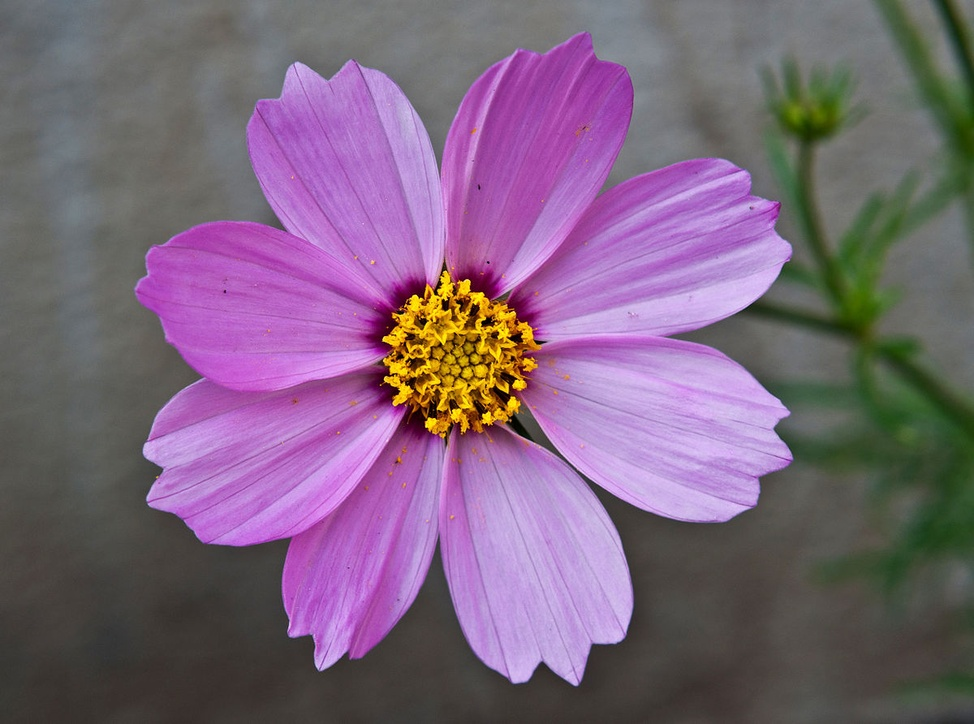
#> input picture example/flower.jpg, 974 x 724 px, shrunk from 1200 x 892 before the run
$ python contour.py
#> lines starting #> are read from the running program, lines starting #| are printed output that depends on the picture
import matplotlib.pyplot as plt
import matplotlib.image as mpimg
import numpy as np

img = mpimg.imread('flower.jpg')     # open image
#> img is the input picture: shape (724, 974, 3); mean R, G, B 124.4, 100.7, 124
# img would be a numpy array

h,w,c = img.shape # (height,width,color)
#> h = 724; w = 974; c = 3


#----------------------convert to gray scale----------------------------
print('RBG to gray scale...')
gray = np.ones(img.shape) # new array for gray scale
for i in range(h):
    for j in range(w):
        Y = (0.3*img[i,j,0]+0.59*img[i,j,1]+0.11*img[i,j,2])/255
        gray[i,j]=np.array([Y,Y,Y])
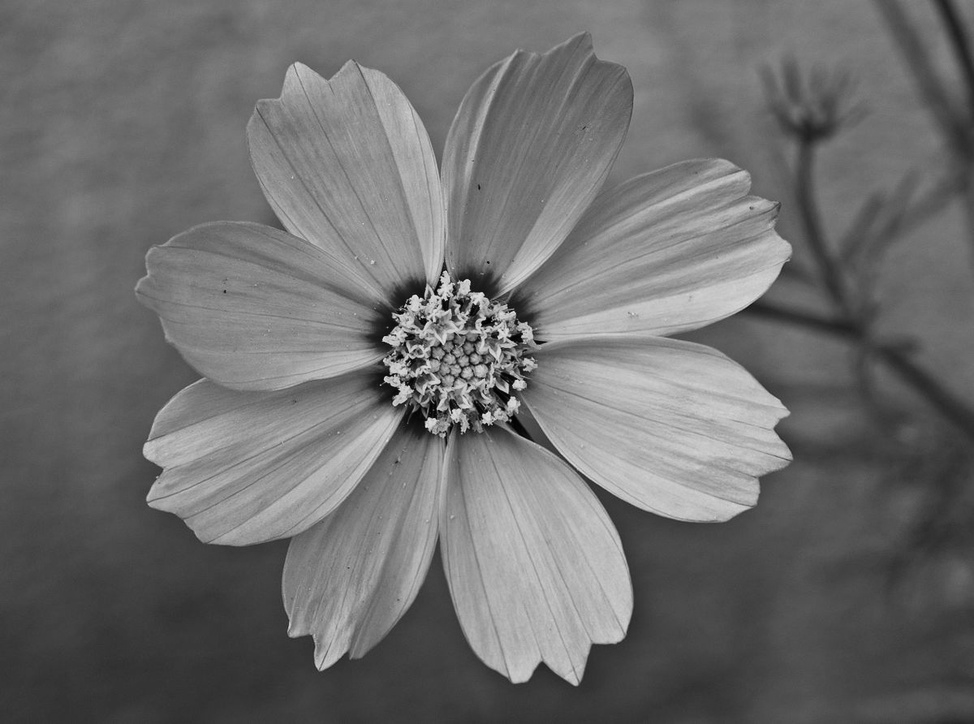
#> gray: shape (724, 974, 3) float64; min 0.00471, max 0.91, mean 0.433
#-----------------------------------------------------------------------
plt.imshow(gray)
plt.axis('off')
plt.show()
plt.savefig('gray.jpg')

#-----------------------prewiit edge detector---------------------------
print('start to prewiit...')
result = np.ones(img.shape)*255 # new array for prewiit
for i in range(1,h-1):
    for j in range(1,w-1):
        Gx=-gray[i-1,j-1,0]-gray[i,j-1,0]-gray[i+1,j-1,0]+gray[i-1,j+1,0]+gray[i,j+1,0]+gray[i+1,j+1,0]
        Gy=-gray[i-1,j-1,0]-gray[i-1,j,0]-gray[i-1,j+1,0]+gray[i+1,j-1,0]+gray[i+1,j,0]+gray[i+1,j+1,0]
        G = (np.sqrt(Gx**2+Gy**2))
        if G>1:
            G=1
        result[i,j]=np.array([G,G,G])
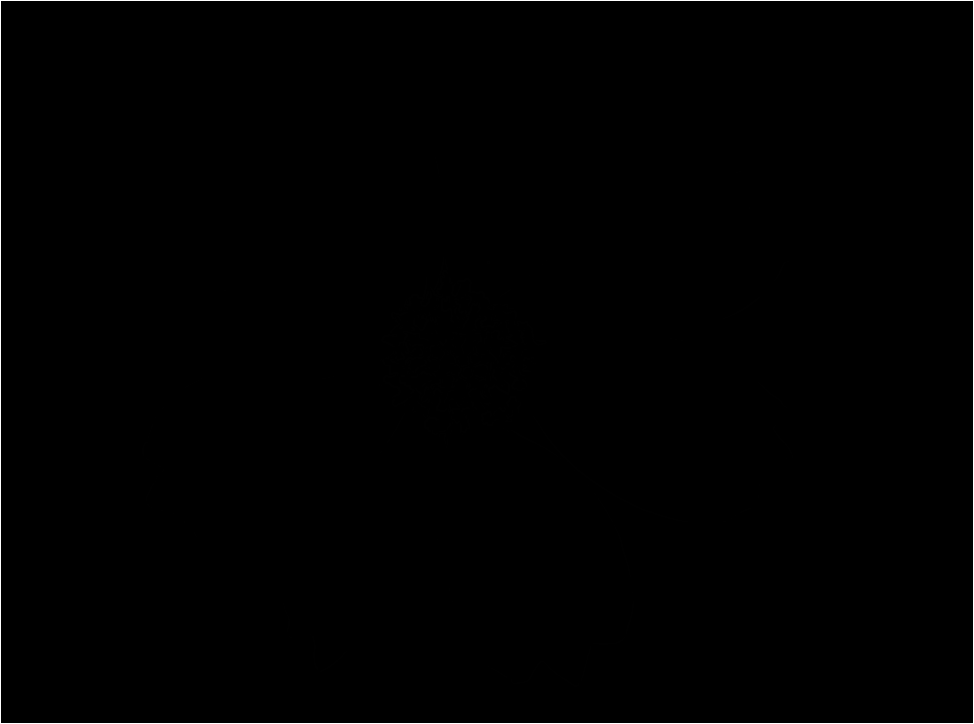
#> result: shape (724, 974, 3) float64; min 0, max 255, mean 1.3
#------------------------------------------------------------------------

#--------------------- show the image------------------------------------
plt.imshow(result)
plt.axis('off')
plt.show()
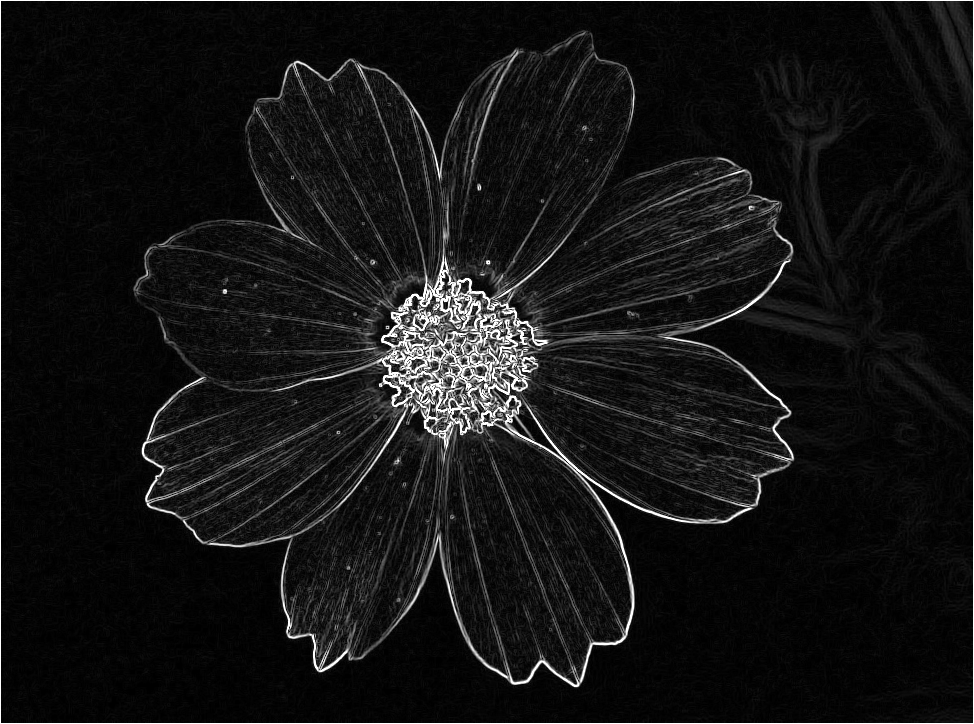
#> shown: shape (724, 974, 3) float64; min 0, max 1, mean 0.0809

plt.savefig('result.jpg') # save the image

$ run again, with example/1.jpeg copied over example/flower.jpg
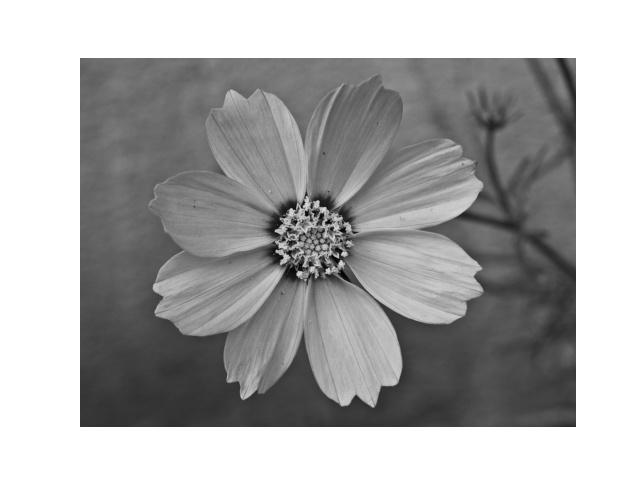
#> input picture example/1.jpeg, 640 x 480 px
#> img is the input picture: shape (480, 640, 3); min 0, max 255, mean 168.5
#> after the loop `for i in range(1,h-1):`:
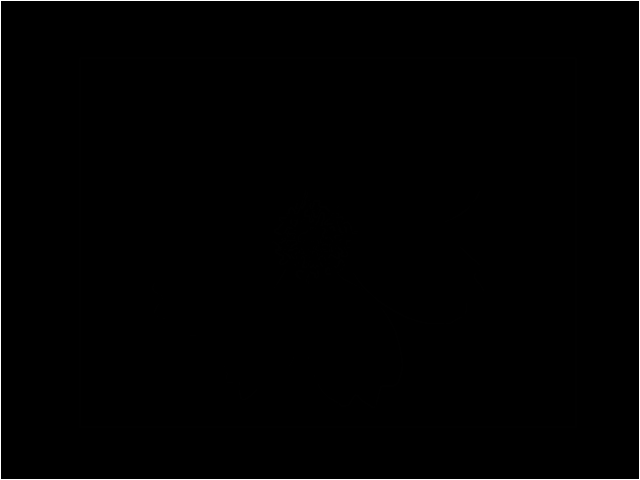
#> result: shape (480, 640, 3) float64; min 0, max 255, mean 1.9
#> `plt.show()`:
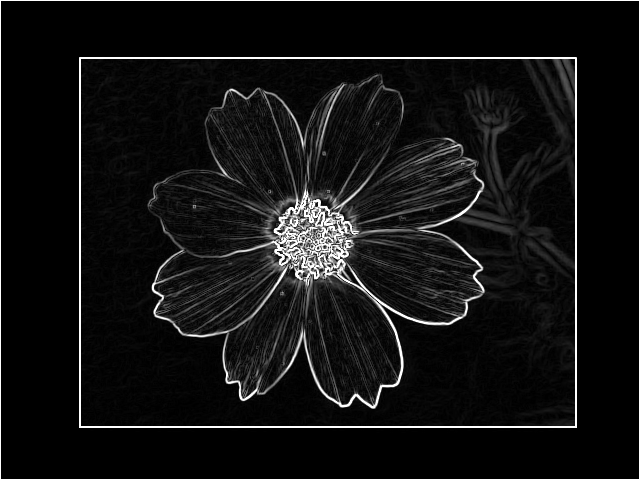
#> shown: shape (480, 640, 3) float64; min 0, max 1, mean 0.0742
